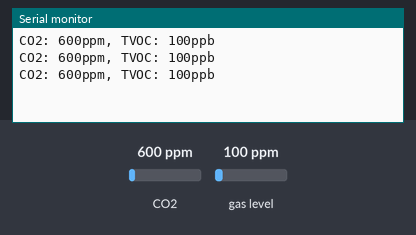
Recording of a sketch running on a simulated Arduino Uno, built with avr-gcc and run on an emulated ATmega328P. Shown: the last lines printed to the serial monitor. Inputs (shaded band) come from the test bench; at power-on: CO2 600 ppm, gas level 100 ppm.

Above: at 1.3 s.
1.4 s: CO2 set to 452 ppm
At 1.9 s:
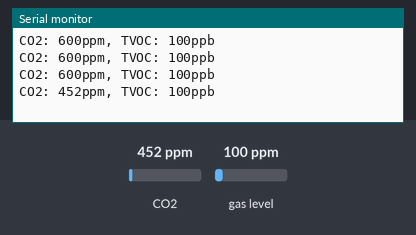
2.9 s: gas level set to 20 ppm
At 3.4 s:
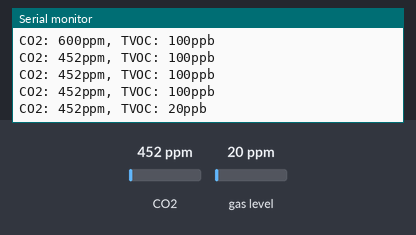
4.4 s: CO2 set to 1050 ppm
At 4.9 s:
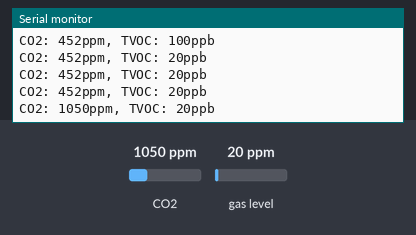
Timing chart, 0 to 7.4 s (numbered marks = the images above; inputs shaded):
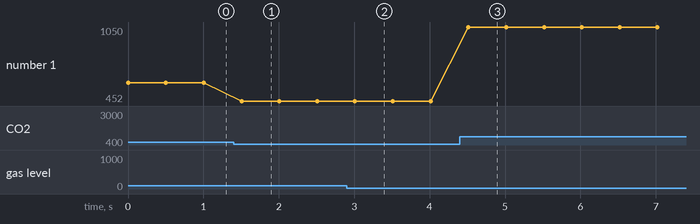

Measured:
- after the input at 1.4 s, the serial monitor: prints a new line after 0.11 s (image 1)
- after the input at 2.9 s, the serial monitor: prints a new line after 0.11 s (image 2)
- after the input at 4.4 s, the serial monitor: prints a new line after 0.11 s (image 3)
- plotted number 1: 600 → 452 after the input at 1.4 s, 452 → 1050 after the input at 4.4 s

The sketch:

CCS811.ino
```cpp
/*

        TVOC(Total Volatile Organic Compounds) ---->>> Se mide en   ppb

    Los compuestos orgánicos son sustancias químicas que contienen
    carbono y se encuentran en todos los elementos vivos.
    Los compuestos orgánicos volátiles, a veces llamados VOC, o COV,
    se convierten fácilmente en vapores o gases.

============================================================================

        CO2() ---->>> Se mide en ppm(parts per million)

============================================================================

        Temperatura ---->>> Se mide en Celsius

    Mide los cambios de temperatura no la temperatura por eso mismo es bastante inexacto
    dado que hay que calibrarlo antes de medir

    .setTempOffset()          //funcion para calibrar la temperatura
    .calculateTemperature()   //funcion leer temperatura

*/

#include <Wire.h>
#include "Adafruit_CCS811.h"


Adafruit_CCS811 ccs;

void setup() {
  Serial.begin(9600);


  if(!ccs.begin()){
    Serial.println("Fallo al iniciar Sensor");
  while(1);                             // bloquea el arduino
  }


}

void loop() {
  if(ccs.available()){
    if(!ccs.readData()){
      Serial.print("CO2: ");
      Serial.print(ccs.geteCO2());      //Comando de CO2
      Serial.print("ppm, TVOC: ");
      Serial.print(ccs.getTVOC());      //Comando de TVOC
      Serial.println("ppb");
    }
    else{
      Serial.println("Error en la lectura de datos!!");
      while(1);
    }
  }
  delay(500);
}
```
